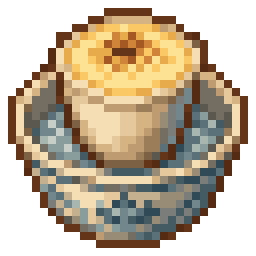
#> input picture assets_src/gen/d1/ca_phe_trung/ca_phe_trung.png, 32 x 32 px (shown 8 times larger)
$ python -i batch_e_props.py   (imports and definitions only)
#> lines starting #> are read from the running program, lines starting #| are printed output that depends on the picture
### tools/batch_d1_items.py
#!/usr/bin/env python3
"""Batch D1 — content icons (22 dishes + 17 ingredients + 9 keepsakes).

Pipeline: create_object_pro_flash (n_directions=1, 32x32, style ref =
fisher crop) -> download -> alpha-bbox gate (icon rules: figure
20-30px, >=1px margin from edges) -> tb_grade --kind char -> pooled
palette_lock (one shared ramp across the whole set) -> stage to
game/assets/pinewatch/icons/<file_id>.png + icons.json objects.

Usage:
    python tools/batch_d1_items.py pilot          # one dish first
    python tools/batch_d1_items.py fire           # the rest (cap-tolerant)
    python tools/batch_d1_items.py poll           # status sweep
    python tools/batch_d1_items.py finish [ids..] # download+gate+stage
"""
import json, os, re, subprocess, sys

ROOT = os.path.dirname(os.path.dirname(os.path.abspath(__file__)))
STATE = os.path.join(ROOT, "tools", "batch_d1_state.json")
GENDIR = os.path.join(ROOT, "assets_src", "gen", "d1")
STAGE = os.path.join(ROOT, "game", "assets", "pinewatch", "icons")
ICONS_JSON = os.path.join(ROOT, "game", "data", "icons.json")
STYLE_REF = "upload:edf722ed-06ae-42c9-864a-601541f3a43a"  # 28x32 crop

BLOCK = ("painterly pixel art game icon in the style of Eastward — "
         "chunky readable silhouette filling about 80% of the canvas "
         "with a 2-3px margin all round, dark warm-brown coloured "
         "outline (never pure black), 2-3 tone shading with warm "
         "upper-left light and a cool shadow side, saturated colours, "
         "calm interior masses, single subject centred on a "
         "transparent background, no cast shadow, no ground patch, "
         "no rim light, no text — ")

JOBS = [
 # dishes (recipes.json)
 ("noodle_soup", "dish", "a bowl of beef noodle soup with herbs, lime wedge and a chili"),
 ("trail_stew", "dish", "a hearty vegetable stew in a small enamel camp pot, steam rising"),
 ("camp_mash", "dish", "lumpy grey-brown mash in a dented tin bowl with a spoon"),
 ("mushroom_skewers", "dish", "two grilled mushroom skewers on bamboo sticks"),
 ("herb_tea", "dish", "green herbal tea in a small clay cup with a mint sprig"),
 ("berry_tea", "dish", "pink berry tea in a glass with floating berries"),
 ("smores", "dish", "toasted marshmallow s'mores on a small tin plate"),
 ("trail_sandwich", "dish", "a crusty baguette sandwich with pickled carrot and herbs"),
 ("goldcap_skillet", "dish", "golden mushrooms sizzling in a small cast-iron skillet"),
 ("grilled_fish", "dish", "a whole grilled fish on a banana leaf with a lime wedge"),
 ("iced_coffee", "dish", "iced coffee with condensed milk, a drip filter on top of the glass"),
 ("com_nam", "dish", "triangle rice balls with sesame salt on a banana leaf"),
 ("goi_cuon", "dish", "fresh spring rolls in translucent rice paper with shrimp and herbs, small dipping sauce"),
 ("che", "dish", "layered sweet bean dessert in a tall glass with coconut cream"),
 ("sinh_to", "dish", "mango-avocado smoothie in a glass with a straw"),
 ("ca_phe_trung", "dish", "Vietnamese egg coffee in a small cup standing in a bowl of hot water"),
 ("tra_mat_ong", "dish", "honey tea in a glass mug with a lemon slice"),
 ("ca_kho", "dish", "caramelised braised fish in a small clay pot, glossy dark sauce"),
 ("mi_quang", "dish", "turmeric-yellow noodles in a shallow bowl with shrimp, peanuts and a rice cracker"),
 ("berry_pie", "dish", "a lattice berry pie slice on a small plate"),
 ("honey_cakes", "dish", "a stack of small honey cakes drizzled with honey"),
 ("caramel_custard", "dish", "caramel custard with dark caramel on a small plate"),
 # ingredients (ingredients.json)
 ("mushroom", "ing", "a cluster of brown wild mushrooms"),
 ("herb", "ing", "a tied bundle of fresh green herbs"),
 ("berries", "ing", "a handful of red berries"),
 ("goldcap", "ing", "a single golden mushroom"),
 ("honey", "ing", "a honey jar with a wooden dipper"),
 ("perch", "ing", "a small silver perch fish"),
 ("carp", "ing", "a plump carp fish"),
 ("trout", "ing", "a speckled trout fish"),
 ("catfish", "ing", "a whiskered catfish"),
 ("bread", "ing", "a crusty baguette"),
 ("rice", "ing", "a small bowl of uncooked white rice"),
 ("eggs", "ing", "three brown eggs"),
 ("tea", "ing", "a tin of loose tea leaves"),
 ("marshmallow", "ing", "a bag of white marshmallows"),
 ("noodles", "ing", "a bundle of dried rice noodles"),
 ("coffee", "ing", "a small bag of coffee beans"),
 ("sweet_milk", "ing", "a tin of condensed milk"),
 # keepsakes (crew.json)
 ("grandpas_thermos", "keep", "a dented green enamel thermos"),
 ("old_trail_register", "keep", "a worn cloth-bound ledger book"),
 ("photo_on_the_porch", "keep", "an old photo in a wooden frame, sepia, faces blurred"),
 ("carved_oar", "keep", "a small carved wooden oar with etched marks"),
 ("river_chart", "keep", "a rolled hand-drawn river chart tied with string"),
 ("old_bas_boat", "keep", "a small wooden rowboat model"),
 ("bamboo_frames", "keep", "bamboo lantern frames with rice paper"),
 ("pattern_book", "keep", "a battered pattern book with a fabric bookmark"),
 ("unfinished_lantern", "keep", "a half-finished silk lantern"),
 # field-notes birds (birds.json) — perched pose for journal rows
 ("jay", "bird", "a Eurasian jay perched, pinkish-tan body, blue-barred wing patch, black moustache stripe"),
 ("woodpecker", "bird", "a great spotted woodpecker clinging upright, black and white plumage, red belly patch"),
 ("bulbul", "bird", "a red-whiskered bulbul perched, dark crest, small red cheek patch"),
 ("tawny_owl", "bird", "a tawny owl perched, round head, mottled brown plumage, dark eyes"),
 ("kingfisher", "bird", "a common kingfisher perched on a twig, electric blue back, orange breast"),
 ("heron", "bird", "a grey heron standing tall, long neck, black eyebrow plume"),
 ("wagtail", "bird", "a grey wagtail perched on a pebble, grey back, yellow underside, long tail"),
 ("dipper", "bird", "a white-throated dipper on a wet stone, dark brown body, white bib"),
 ("skylark", "bird", "a skylark standing on the ground, streaked brown, small crest"),
 ("bee_eater", "bird", "a bee-eater perched on a wire, turquoise body, rusty crown, black mask"),
 ("hoopoe", "bird", "a hoopoe standing on grass, salmon-pink body, black-and-white wings, raised crest"),
 ("kestrel", "bird", "a kestrel perched, rufous back, grey head, hooked beak"),
 # gear (gear.json — outfitter shop row icons)
 ("cooler", "gear", "a small camping cooler box with a white lid"),
 ("dutch_oven", "gear", "a black cast-iron camp oven pot with a lid on three legs"),
]

FILE_ID = {}  # key -> icon filename stem
for k, kind, _l in JOBS:
    FILE_ID[k] = {"dish": "dish_%s", "ing": "ing_%s", "bird": "bird_%s",
                  "gear": "gear_%s",
                  "keep": "%s"}[kind] % (k if kind != "keep" else k)

HERO_KEYS = [k for k, kind, _l in JOBS if kind in ("dish", "keep")]

HERO_BLOCK = ("painterly pixel art game illustration in the style "
              "of Eastward — chunky readable silhouette filling "
              "about 85% of the canvas with a 4-5px margin all "
              "round, dark warm-brown coloured outline (never pure "
              "black), 2-3 tone shading with warm upper-left light "
              "and a cool shadow side, saturated colours, rich "
              "interior texture and garnish detail suited to the "
              "larger canvas, single subject centred on a "
              "transparent background, no cast shadow, no ground "
              "patch, no rim light, no text — ")


# [62 lines left out: functions _upload, fire_hero, harness, not called in this run]


def load_state():
    return json.load(open(STATE)) if os.path.exists(STATE) else {}


def save_state(st):
    json.dump(st, open(STATE, "w"), indent=1)


# [208 lines left out: functions fire, resolve, poll, _normalize, _bbox, _gate and 2 more, not called in this run]


# [16 lines that do not run on import are left out]

### tools/batch_e_props.py
#!/usr/bin/env python3
"""Batch E — decor/gear world props via create_object_pro_flash
(the proven Eastward-craft path — the create_1_direction_object
review packs came back soft-shaded/off-palette; dismissed).

Per item: fire -> poll -> download raw -> alpha-bbox gate ->
tb_grade --site pinewatch_v2 --kind prop -> palette_lock --ramp
site_palette_v4 -> stage to game/assets/pinewatch/<cat>/<name>.png.

Style refs are GRADED+v4 props of the same canvas size (the ref
locks figure scale — D2 lesson), palette comes from the v4 lock.

  python tools/batch_e_props.py fire [names...]
  python tools/batch_e_props.py poll
  python tools/batch_e_props.py finish
"""
import json, os, re, subprocess, sys, time

sys.path.insert(0, os.path.dirname(os.path.abspath(__file__)))
from batch_d1_items import harness, _upload, _bbox  # noqa


def _normalize_prop(path):
    """World-prop normalize: fit the figure into (canvas - margin)
    and anchor its BOTTOM edge to the canvas floor — the engine
    grounds props by bottom-centre, so centre-pasting would float
    the object.  Margin = canvas//16 (64->4px, 128->8px)."""
    from PIL import Image
    im = Image.open(path).convert("RGBA")
#> im is the input picture: PIL image 32x32 RGBA; mean R, G, B, A 104.6, 90.8, 69.5, 164.9
    box = im.getchannel("A").getbbox()
#> box = (1, 1, 31, 31)
    if not box:
        return
    fig = im.crop(box)
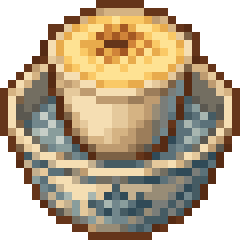
#> fig: PIL image 30x30 RGBA (shown 8 times larger); mean R, G, B, A 119, 103.3, 79.1, 187.6; transparent parts drawn white
    fw, fh = fig.size
#> fw = 30; fh = 30
    cw, ch = im.size
#> cw = 32; ch = 32
    m = max(2, ch // 16)
#> m = 2
    bw, bh = cw - 2 * m, ch - m
#> bw = 28; bh = 30
    s = min(1.0, float(bw) / fw, float(bh) / fh)
#> s = 0.933
    if s < 1.0:
        nw, nh = max(1, round(fw * s)), max(1, round(fh * s))
#> nw = 28; nh = 28
        fig = fig.resize((nw, nh), Image.NEAREST)
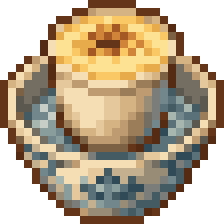
#> fig: PIL image 28x28 RGBA (shown 8 times larger); mean R, G, B, A 118.5, 102.5, 78.4, 185.4; transparent parts drawn white
        fw, fh = nw, nh
#> fw = 28; fh = 28
    out = Image.new("RGBA", im.size, (0, 0, 0, 0))
#> out: PIL image 32x32 RGBA; every value is 0
    out.paste(fig, ((cw - fw) // 2, ch - fh - max(0, m // 4)))
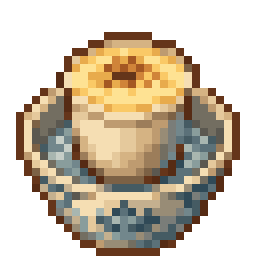
#> out: PIL image 32x32 RGBA (shown 8 times larger); mean R, G, B, A 90.7, 78.5, 60, 141.9; transparent parts drawn white
    out.save(path)

ROOT = os.path.dirname(os.path.dirname(os.path.abspath(__file__)))
GEN = os.path.join(ROOT, "assets_src", "gen", "e")
STG = os.path.join(ROOT, "game", "assets", "pinewatch")
V4 = os.path.join(ROOT, "assets_src", "out", "site_palette_v4.json")
STATE = os.path.join(ROOT, "tools", "batch_e_state.json")

# Craft grammar = the char/icon recipe (real Eastward ref anchors
# the style; palette comes from the v4 lock, NEVER a palette= gen
# param — forced palettes flatten to muted fills).  Prop flavour:
# PROMPT_PACK "hand-painted miniature density" + weathering, which
# is what the first batch-tool run lacked (clean flat fills).
BLOCK = ("painterly pixel art game prop in the style of Eastward, "
         "low top-down 3/4 view — hand-painted miniature density, "
         "chunky readable silhouette filling about 80% of the canvas, "
         "full value range: warm upper-left lit top and front faces, "
         "deep warm-brown shadow masses on the cool side, hue-shifted "
         "colour ramps, thin adaptive dark coloured outline (never "
         "pure black), weathered surface with light wear — scuffs, "
         "dirt splash, a knot or patch — calm interior masses with "
         "texture detail concentrated at the silhouette, one "
         "signature saturated accent, contemporary camping gear — "
         "single object centred on a transparent background, "
         "no cast shadow, no ground patch, no rim light, no glow, "
         "no text — ")

# name -> (category, canvas, line)
JOBS = {
    # --- 64px props_medium ---
    "reed_screen": ("props_medium", 64,
        "woven reed privacy screen, tall woven grass panels on a bamboo frame"),
    "dog_bed": ("props_medium", 64,
        "woven rattan dog bed with a folded checked blanket inside"),
    "photo_wall": ("props_medium", 64,
        "wooden frame strung with a line of small blank pinned photos"),
    "scout_pennant": ("props_medium", 64,
        "triangular felt pennant flag on a wooden pole, plain emblem"),
    "reception_board": ("props_medium", 64,
        "wooden booking board with pegs and blank paper cards"),
    "stone_fire_pit": ("props_medium", 64,
        "fitted stone fire pit ring with an iron grill grate"),
    "woodpile": ("props_medium", 64,
        "neatly stacked firewood pile, cut log ends visible"),
    "bird_feeder": ("props_medium", 64,
        "small wooden bird feeder hanging from a bamboo post"),
    "picnic_umbrella": ("props_medium", 64,
        "olive canvas patio umbrella over a low table"),
    "water_jar": ("props_medium", 64,
        "large glazed ceramic water jar with a wooden ladle on top"),
    "bamboo_bench": ("props_medium", 64, "low bamboo slat bench"),
    "potted_flowers": ("props_medium", 64,
        "cluster of flowering plants in terracotta clay pots"),
    "herb_rack": ("props_medium", 64,
        "wooden rack with bunches of dried herbs hanging"),
    "kite_stake": ("props_medium", 64,
        "kite string tied to a ground stake, diamond kite flying"),
    "camp_cot": ("props_medium", 64,
        "folding camp cot with olive canvas bed"),
    "rain_barrel": ("props_medium", 64,
        "old wooden rain barrel with a brass tap"),
    # --- 128px props_large (2x1 decor + tier-ups) ---
    "flower_arch": ("props_large", 128,
        "wooden garden arch covered in pink bougainvillea flowers"),
    "koi_pond": ("props_large", 128,
        "small stone-rimmed garden pond, lily pads, orange koi fish"),
    "cook_shelter": ("props_large", 128,
        "open-sided thatched kitchen shelter on wooden posts, clay stove"),
    "outfitter_lodge": ("props_large", 128,
        "small timber camp shop, corrugated tin roof, wooden porch"),
}

_REFS = {}


# Style refs = REAL Eastward crops (assets_src/refs/grade/ew_prop_*)
# — the char/icon wins anchored on ew_saiga pixels; our own props
# are a copy-of-a-copy anchor.  Sizes match the target canvas (the
# ref locks figure scale — D2 lesson).
EW_REF = {64: "upload:7a03b064-c563-4043-aacd-68f79be599cb",
          128: "upload:eb9c106a-6058-44fd-89f7-da9cd04b2a31"}


def style_ref(canvas):
    return EW_REF[canvas]


def load_state():
    return json.load(open(STATE)) if os.path.exists(STATE) else {}


def save_state(s):
    json.dump(s, open(STATE, "w"), indent=1)


# [115 lines left out: functions fire, resolve, poll, finish, not called in this run]


# [5 lines not run here, left out]

>>> result = _normalize_prop('../assets_src/gen/d1/ca_phe_trung/ca_phe_trung.png')

$ run again, on assets_src/gen/d1/hero_old_bas_boat/hero_old_bas_boat.png
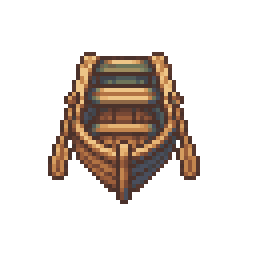
#> input picture assets_src/gen/d1/hero_old_bas_boat/hero_old_bas_boat.png, 64 x 64 px (shown 4 times larger)
#> in _normalize_prop, im is the input picture: PIL image 64x64 RGBA; mean R, G, B, A 28.8, 21, 15.6, 58.5
#> box = (12, 13, 50, 51)
#> in _normalize_prop, `fig = im.crop(box)`:
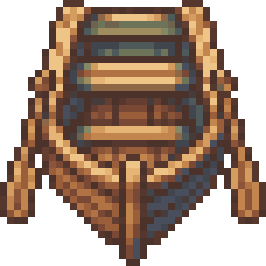
#> fig: PIL image 38x38 RGBA (shown 7 times larger); mean R, G, B, A 81.7, 59.6, 44.2, 166; transparent parts drawn white
#> in _normalize_prop, `out.paste(fig, ((cw - fw) // 2, ch - fh - max(0, m // 4)))`:
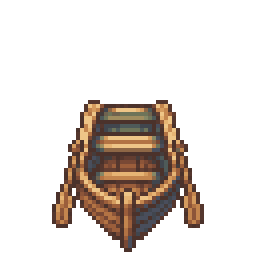
#> out: PIL image 64x64 RGBA (shown 4 times larger); mean R, G, B, A 28.8, 21, 15.6, 58.5; transparent parts drawn white

$ run again, on assets_src/gen/d1/hero_tra_mat_ong/hero_tra_mat_ong.png
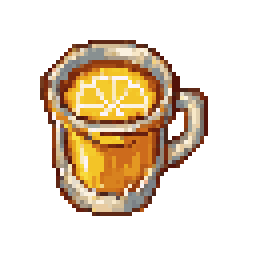
#> input picture assets_src/gen/d1/hero_tra_mat_ong/hero_tra_mat_ong.png, 64 x 64 px (shown 4 times larger)
#> in _normalize_prop, im is the input picture: PIL image 64x64 RGBA; mean R, G, B, A 60.3, 45.6, 27.6, 83.9
#> box = (10, 10, 52, 54)
#> in _normalize_prop, `fig = im.crop(box)`:
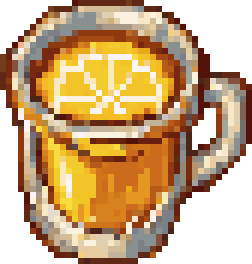
#> fig: PIL image 42x44 RGBA (shown 6 times larger); mean R, G, B, A 133.6, 101.1, 61.1, 185.9; transparent parts drawn white
#> in _normalize_prop, `out.paste(fig, ((cw - fw) // 2, ch - fh - max(0, m // 4)))`:
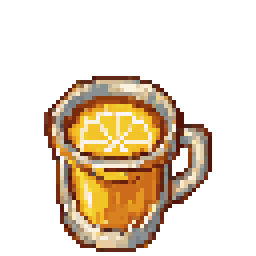
#> out: PIL image 64x64 RGBA (shown 4 times larger); mean R, G, B, A 60.3, 45.6, 27.6, 83.9; transparent parts drawn white

$ run again, on assets_src/gen/d1/hero_trail_sandwich/hero_trail_sandwich.png
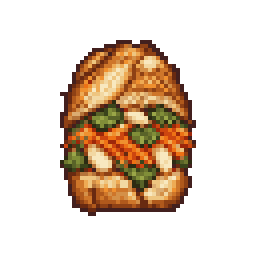
#> input picture assets_src/gen/d1/hero_trail_sandwich/hero_trail_sandwich.png, 64 x 64 px (shown 4 times larger)
#> in _normalize_prop, im is the input picture: PIL image 64x64 RGBA; mean R, G, B, A 49, 32.1, 16.4, 76.7
#> box = (15, 10, 49, 54)
#> in _normalize_prop, `fig = im.crop(box)`:
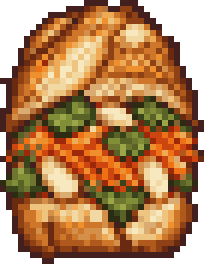
#> fig: PIL image 34x44 RGBA (shown 6 times larger); mean R, G, B, A 134.3, 87.8, 44.9, 210; transparent parts drawn white
#> in _normalize_prop, `out.paste(fig, ((cw - fw) // 2, ch - fh - max(0, m // 4)))`:
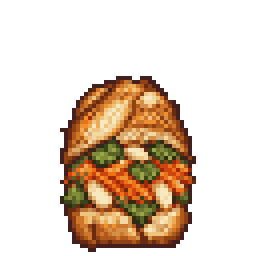
#> out: PIL image 64x64 RGBA (shown 4 times larger); mean R, G, B, A 49, 32.1, 16.4, 76.7; transparent parts drawn white
